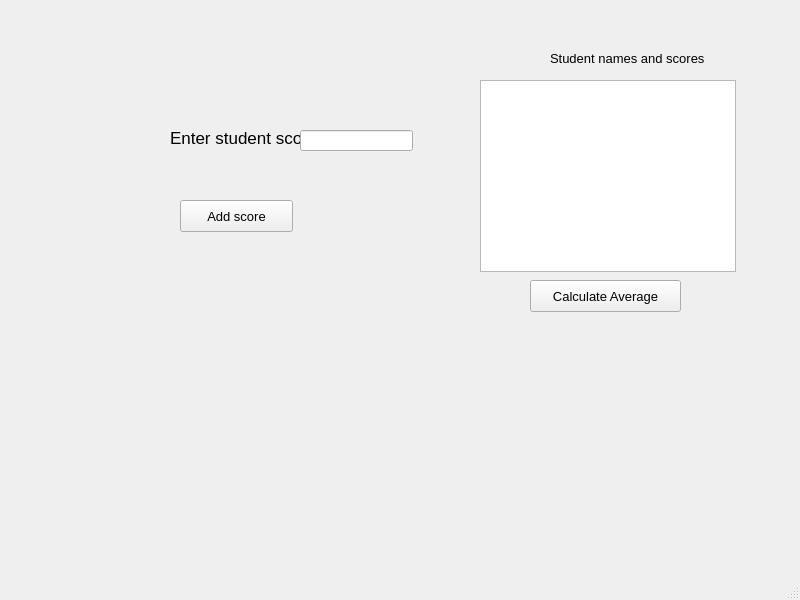
<?xml version="1.0" encoding="UTF-8"?>
<ui version="4.0">
 <class>studentScores</class>
 <widget class="QMainWindow" name="studentScores">
  <property name="geometry">
   <rect>
    <x>0</x>
    <y>0</y>
    <width>800</width>
    <height>600</height>
   </rect>
  </property>
  <property name="font">
   <font>
    <family>Arial</family>
    <pointsize>10</pointsize>
   </font>
  </property>
  <property name="windowTitle">
   <string>Student Scores</string>
  </property>
  <widget class="QWidget" name="centralwidget">
   <widget class="QLabel" name="lblScore">
    <property name="geometry">
     <rect>
      <x>170</x>
      <y>130</y>
      <width>171</width>
      <height>16</height>
     </rect>
    </property>
    <property name="font">
     <font>
      <family>Arial</family>
      <pointsize>13</pointsize>
     </font>
    </property>
    <property name="text">
     <string>Enter student score</string>
    </property>
   </widget>
   <widget class="QLineEdit" name="txtScore">
    <property name="geometry">
     <rect>
      <x>300</x>
      <y>130</y>
      <width>113</width>
      <height>21</height>
     </rect>
    </property>
   </widget>
   <widget class="QPushButton" name="btnScore">
    <property name="geometry">
     <rect>
      <x>180</x>
      <y>200</y>
      <width>113</width>
      <height>32</height>
     </rect>
    </property>
    <property name="font">
     <font>
      <family>Arial</family>
     </font>
    </property>
    <property name="text">
     <string>Add score</string>
    </property>
   </widget>
   <widget class="QPushButton" name="btnAverage">
    <property name="geometry">
     <rect>
      <x>530</x>
      <y>280</y>
      <width>151</width>
      <height>32</height>
     </rect>
    </property>
    <property name="font">
     <font>
      <family>Arial</family>
     </font>
    </property>
    <property name="text">
     <string>Calculate Average</string>
    </property>
   </widget>
   <widget class="QListView" name="lstScores">
    <property name="geometry">
     <rect>
      <x>480</x>
      <y>80</y>
      <width>256</width>
      <height>192</height>
     </rect>
    </property>
   </widget>
   <widget class="QLabel" name="lblStudentScores">
    <property name="geometry">
     <rect>
      <x>550</x>
      <y>50</y>
      <width>161</width>
      <height>16</height>
     </rect>
    </property>
    <property name="font">
     <font>
      <family>Arial</family>
     </font>
    </property>
    <property name="text">
     <string>Student names and scores</string>
    </property>
   </widget>
  </widget>
  <widget class="QMenuBar" name="menubar">
   <property name="geometry">
    <rect>
     <x>0</x>
     <y>0</y>
     <width>800</width>
     <height>18</height>
    </rect>
   </property>
  </widget>
  <widget class="QStatusBar" name="statusbar"/>
 </widget>
 <resources/>
 <connections/>
</ui>
